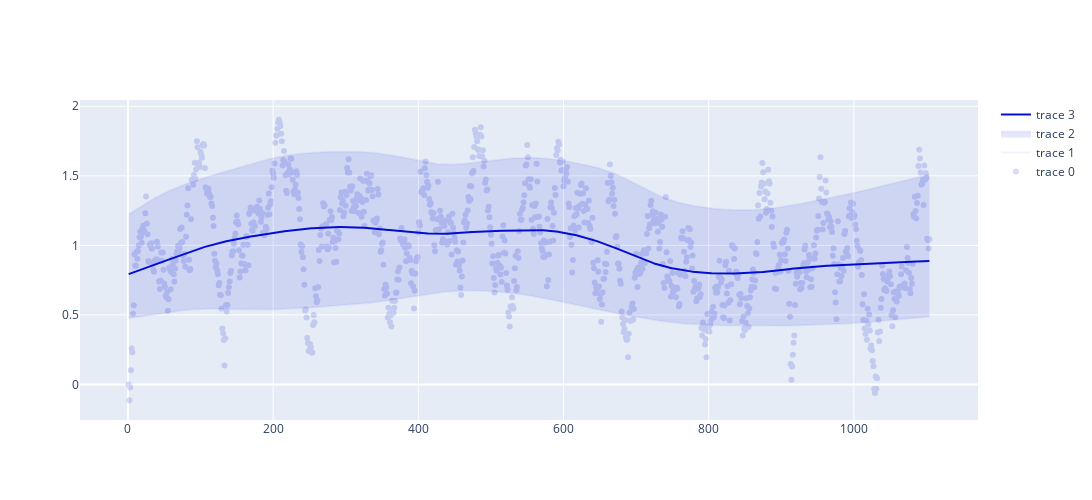

Notebook code cell kept with this figure:
### Code cell
# Model fitting
quant_reg_func = lowess.calc_quant_reg_betas

quantile_model = lowess.Lowess(reg_func=quant_reg_func)
frac = (len(tage) + 1400)/6000
quantile_model.fit(np.asarray(tage['Career Game']), np.asarray(tage['Projection']), frac=frac, q=0.5, robust_iters=0)
df_quantiles = lowess.quantile_model(np.asarray(tage['Career Game']), np.asarray(tage['Projection']), frac=frac, num_fits=100, robust_iters=1)
CI = confidence_interval(df_quantiles[0.5], 0.95)

fig = go.Figure(data=go.Scatter(x=tage['Career Game'], y=tage['Projection'], mode='markers', opacity=0.15, marker=dict(color='rgba(4, 14, 209, 1)')))
fig.add_trace(go.Scatter(x=df_quantiles.index, y=df_quantiles[0.9], marker=dict(color='rgba(4, 14, 209, 0.05)')))
fig.add_trace(go.Scatter(x=df_quantiles.index, y=df_quantiles[0.1], fill='tonexty', fillcolor='rgba(4, 14, 209, 0.1)', marker=dict(color='rgba(4, 14, 209, 0.05)'))) # fill to trace0 y
fig.add_trace(go.Scatter(x=tage['Career Game'], y=df_quantiles[0.5], mode='lines', marker=dict(color='rgba(4, 14, 209, 1)'))) # fill to trace0 y
fig.update_layout(autosize=False, width=1600, height=500)

fig.update_layout(autosize=False, width=1600, height=500)



fig.show()

### Figure 1 — Plotly figure (JSON) as saved in the notebook; plotly's stock layout.template omitted (floating-point values rounded to 4 significant figures; data arrays with more than 128 entries replaced by an {"elided": "..."} marker saying what was removed)
{"data": [{"marker": {"color": "rgba(4, 14, 209, 1)"}, "mode": "markers", "opacity": 0.15, "type": "scatter", "x": {"elided": "1104 int values"}, "y": {"elided": "1104 float values"}}, {"marker": {"color": "rgba(4, 14, 209, 0.05)"}, "type": "scatter", "x": {"elided": "1104 int values"}, "y": {"elided": "1104 float values"}}, {"fill": "tonexty", "fillcolor": "rgba(4, 14, 209, 0.1)", "marker": {"color": "rgba(4, 14, 209, 0.05)"}, "type": "scatter", "x": {"elided": "1104 int values"}, "y": {"elided": "1104 float values"}}, {"marker": {"color": "rgba(4, 14, 209, 1)"}, "mode": "lines", "type": "scatter", "x": {"elided": "1104 int values"}, "y": {"elided": "1104 float values"}}], "layout": {"autosize": false, "height": 500, "width": 1600}}
